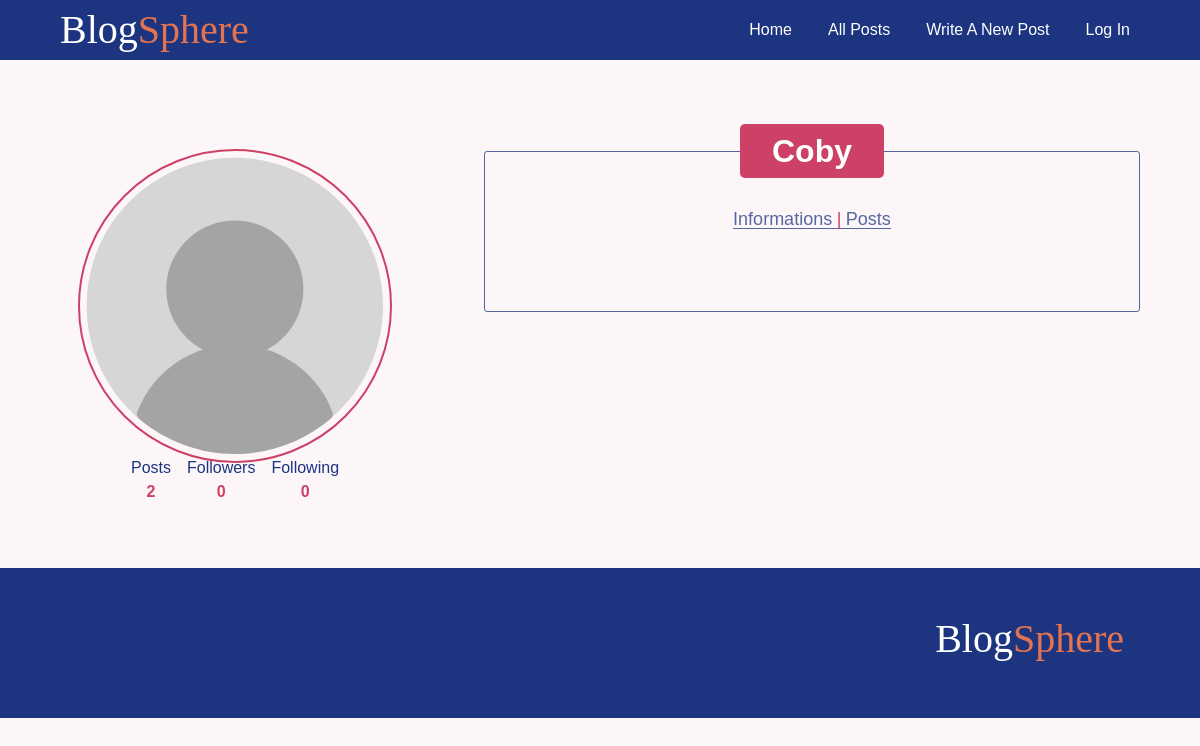
The page /account/user/Coby/posts on the database as committed earlier.
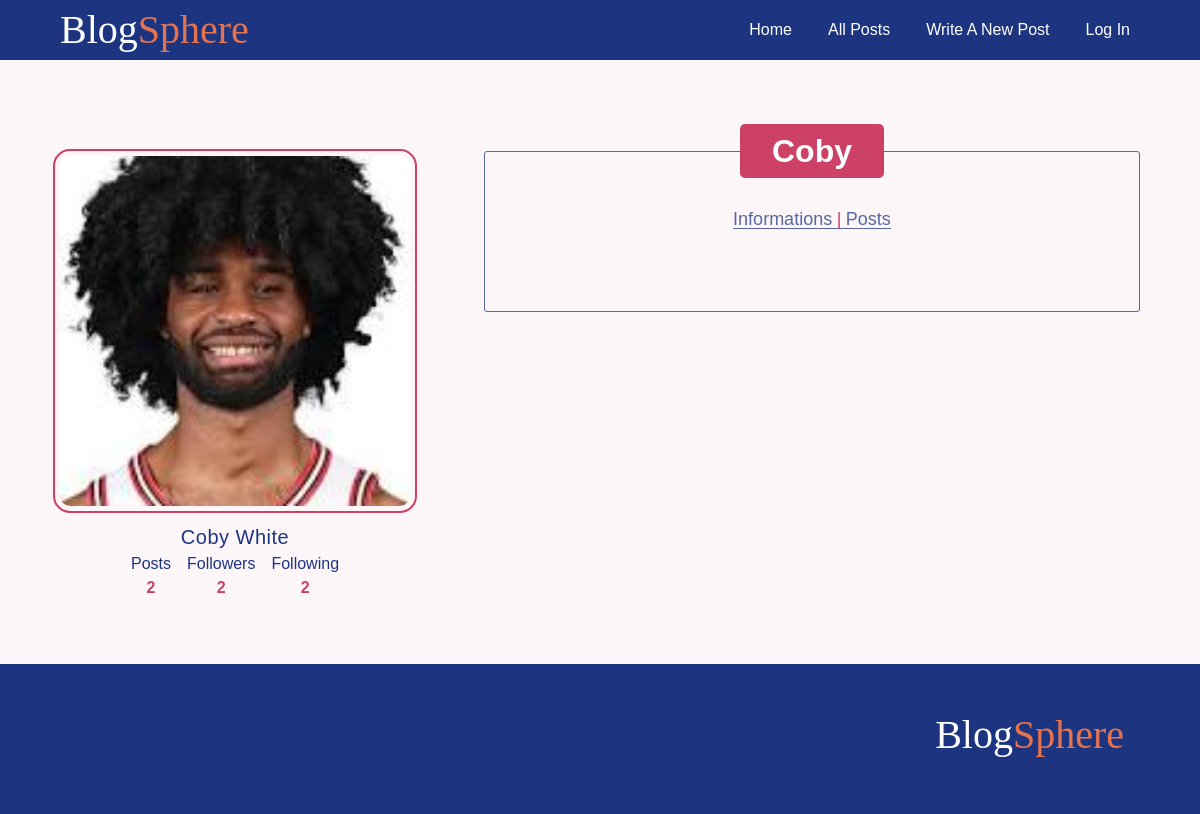
The same page on the database as committed later.
### accounts/models.py (models this page shows, shortened)
class Profile(models.Model):
    MALE = 'M'
    FEMALE = 'F'
    OTHER = 'O'
    GENDER_CHOICES = [
        (MALE, 'Male'),
        (FEMALE, 'Female'),
        (OTHER, 'Other'),
    ]
    user = models.OneToOneField(User, on_delete=models.CASCADE)
    bio = models.TextField(blank=True,null=True,  max_length = 400)
    profile_pic = models.ImageField( blank=True, null=True)
    gender = models.CharField(null=True,  max_length=1,choices=GENDER_CHOICES, default= MALE)
    birthday = models.DateField(null=True, blank = True, default=default_date)
    job = models.CharField(blank=True, null=True,  max_length = 400)
    first_name = models.CharField(null=True, blank=True, max_length=100)
    last_name = models.CharField(null=True, blank=True, max_length=100)
    email = models.EmailField(null=True, blank=True,  max_length=254)
    full_name = models.CharField(null=True, max_length = 200, blank= True)
    country = models.CharField(null=True, blank=True, max_length=100)
    city = models.CharField(null=True, blank=True, max_length=100)
    following = models.ManyToManyField('self')
    followers = models.ManyToManyField("self", related_name="followed_by", symmetrical=False, blank=True)
    def __str__(self):
        return f"{self.user.username}"

### accounts/views.py (the view)
# urls.py: path('user/<str:username>/<str:tab>', views.viewProfile, name='user-profile'),
def viewProfile(request, username, tab):
    user_profile = Profile.objects.get(user__username=username)
    is_users_profile = user_profile.user == request.user
    context = {
        "user_profile": user_profile,
        "tab": tab,
        "is_users_profile": is_users_profile
    }
    return render(request, "account/user-profile.html", context)

### blog/context_processors.py (called while the page is built)
def render_Nav_processor(request):
  if request.user.is_authenticated:
    navigation_links = Navigation.objects.exclude(destination = 'login')
  else:
    navigation_links = Navigation.objects.exclude(destination = 'logout')
  return  {
        'nav_links': navigation_links
    }

### accounts/templates/account/user-profile.html
{% if is_users_profile %}
    {% include "./myProfile.html" %}
{% else %}
        {% include "./otherUsersProfile.html" %}
{% endif %}

### accounts/templates/account/otherUsersProfile.html (shortened to what this page needs)
{% extends "layout.html" %}
{% load static %}
{% block style %}
<link rel="stylesheet" href="{% static 'article.css'%}">
<link rel="stylesheet" href="{% static 'otherUserProfile.css'%}">
{% endblock style %}
{% block content %}
<section >
    <fieldset class="user-profile" disabled>
<div class="user-image-container">
{% if user_profile.profile_pic  %}
<img class="user-image" src="{{user_profile.profile_pic.url}}" alt="User's profile picture">
{% else %}
<img class="no-picture" src="{% static 'images/no-profile-picture.svg' %}" alt="">
{% endif %}
{% if user_profile.full_name %}
<span class="user-fullname">
    {{user_profile.full_name}}
    {% endif %}
</span>
<div>
    <div role="table" class="table">
      <div role="col" class="col">
          <div role="columnheader" class="th">Posts</div>
          <div  role="cell" class="td">{{ user_profile.user.post_set.all.count }}</div>
      </div>
      <div role="col" class="col">
          <div role="columnheader" class="th">Followers</div>
          <div  role="cell" class="td">{{ user_profile.followers.count }}</div>
      </div>
      <div role="col" class="col">
          <div role="columnheader" class="th">Following</div>
          <div  role="cell" class="td">{{user_profile.following.count}}</div>
      </div>
    </div>
  </div>
</div>
<form action="">
<fieldset class="border-fieldset">
  <div class=" links">
    <a class="links-user"  href="{% url 'user-profile' username=user_profile tab='informations'%}">Informations</a>
    <span class="slash">|</span>
    <a class="links-user" href="{% url 'user-profile' username=user_profile tab='posts'%}">Posts</a>
  </div>
 <legend>{{user_profile.user.username}}</legend>
{% endblock content %}

Rows that differ between the two databases and show on the page:
changed Profile "Coby": profile_pic: picture added; full_name (not shown) → "Coby White"; followers.count "0" → "2"; following.count "0" → "2"
